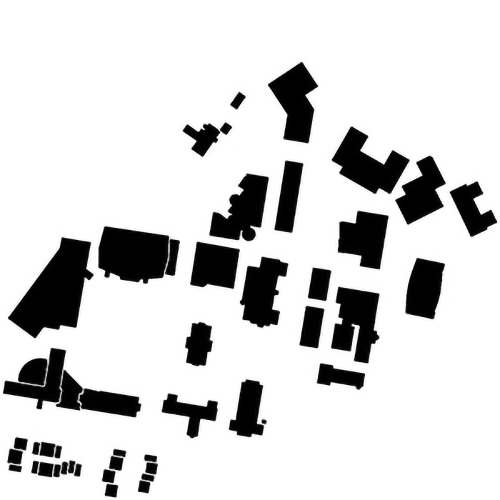
#> input picture 03_Advanced_Search_Algorithms/Informed_RRT/WPI_map.jpg, 1000 x 1000 px (shown at 1/2 size)
$ python main.py   (older library calls are emulated)
#> lines starting #> are read from the running program, lines starting #| are printed output that depends on the picture; after the words box and inside, x2 and y2 are one past the last pixel; in counts of white or black regions, pixels touching at a corner belong together
### 03_Advanced_Search_Algorithms/Informed_RRT/RRT.py
# Standard Algorithm Implementation
# Sampling-based Algorithms RRT and RRT*

import matplotlib.pyplot as plt
import numpy as np
from scipy import spatial
import math

# Class for each tree node
class Node:
    def __init__(self, row, col):
        self.row = row        # coordinate
        self.col = col        # coordinate
        self.parent = None    # parent node / edge
        self.cost = 0.0       # cost to parent / edge weight


# Class for RRT
class RRT:
    # Constructor
    def __init__(self, map_array, start, goal):
        self.map_array = map_array            # map array, 1->free, 0->obstacle
        self.size_row = map_array.shape[0]    # map size
        self.size_col = map_array.shape[1]    # map size

        self.start = Node(start[0], start[1]) # start node
        self.goal = Node(goal[0], goal[1])    # goal node
        self.vertices = []                    # list of nodes
        self.found = False                    # found flag


    def init_map(self):
        '''Intialize the map before each search
        '''
        self.found = False
        self.vertices = []
        self.vertices.append(self.start)


    def dis(self, node1, node2):
        '''Calculate the euclidean distance between two nodes
        arguments:
            node1 - node 1
            node2 - node 2

        return:
            euclidean distance between two nodes
        '''
        return np.sqrt((node1.row-node2.row)**2 + (node1.col-node2.col)**2)


    def check_collision(self, node1, node2):
        '''Check if the path between two nodes collide with obstacles
        arguments:
            node1 - node 1
            node2 - node 2

        return:
            True if there are obstacles
            False if the new node is valid to be connected
        '''
        # Check obstacle between nodes
        # get all the points in between
        points_between = zip(np.linspace(node1.row, node2.row, dtype=int),
                             np.linspace(node1.col, node2.col, dtype=int))
        # check if any of these are obstacles
        for point in points_between:
            if self.map_array[point[0]][point[1]] == 0:
                return True
        return False


    def get_new_point(self, goal_bias):
        '''Choose the goal or generate a random point
        arguments:
            goal_bias - the possibility of choosing the goal instead of a random point

        return:
            point - the new point
        '''
        # select goal
        if np.random.random() < goal_bias:
            point = [self.goal.row, self.goal.col]
        # or generate a random point
        else:
            point = [np.random.randint(0, self.size_row-1), np.random.randint(0, self.size_col-1)]
        return point

    def RotationToWorldFrame(self):
        # transverse axis in the world frame-a1
        a1      = np.array([(self.goal.row-self.start.row)/self.dis(self.start,self.goal), (self.goal.col-self.start.col)/self.dis(self.start,self.goal)])
        a1      = np.reshape(a1,(2,1))
        # first column of the identity matrix-I1
        I1      = np.array([1,0]).reshape(1,2)
        # Matrix M = outer product of the a1 and I1
        M       = np.dot(a1,I1)
        # Singular value Decomposition to find eigen eigen vectors
        U,_,V   = np.linalg.svd(M)
        # Rotation Matrix for Hyper ellipsoid frame to the world frame
        C       = np.dot(np.dot(U,np.diag([1.0,np.linalg.det(U) * np.linalg.det(V.T)])),V)
        return C

    def SampleUnitBall(self):
        # returns a uniform sample from the circle with unit radius centered at the origin
        x = np.random.normal(0, 1)
        y = np.random.normal(0, 1)
        return (x,y)

    def get_new_point_in_ellipsoid(self, goal_bias, c_best):
        '''Choose the goal or generate a random point in an ellipsoid
           defined by start, goal and current best length of path
        arguments:
            goal_bias - the possibility of choosing the goal instead of a random point
            c_best - the length of the current best path

        return:
            point - the new point
        '''
        # Select goal
        if np.random.random() < goal_bias:
            point = [self.goal.row, self.goal.col]

        #### TODO ####
        # Generate a random point in an ellipsoid
        else:
            # Compute the distance between start and goal - c_min
            c_min = self.dis(self.start,self.goal)
            # Calculate center of the ellipsoid - x_center
            x_centre    = [(self.start.row+self.goal.row)/2.0 , (self.start.col+self.goal.col)/2.0]
            # Compute rotation matrix from elipse to world frame - C
            C           = self.RotationToWorldFrame()
            # Compute diagonal matrix - L
            r           = [c_best / 2.0, math.sqrt(c_best ** 2 - c_min ** 2) / 2.0]
            L           = np.diag(r)
            # Cast a sample from a unit ball - x_ball
            x_ball      = self.SampleUnitBall()
            # Map ball sample to the ellipsoid - x_rand
            x_rand      = np.dot(np.dot(C,L),x_ball) + x_centre
            point       = [x_rand[0],x_rand[1]]

        return point


    def get_nearest_node(self, point):
        '''Find the nearest node from the new point in self.vertices
        arguments:
            point - the new point

        return:
            the nearest node
        '''
        # Use kdtree to find the neighbors within neighbor size
        samples = [[v.row, v.col] for v in self.vertices]
        kdtree = spatial.cKDTree(samples)
        coord, ind = kdtree.query(point)
        return self.vertices[ind]


    def sample(self, goal_bias=0.05, c_best=0):
        '''Sample a random point in the area
        arguments:
            goal_bias - the possibility of choosing the goal instead of a random point
            c_best - the length of the current best path (For informed RRT)

        return:
            a new node if this node is valid and added, None if not.

        Generate a new point
        '''
        # Generate a new point

        #### TODO ####
        # Regular sampling if c_best <= 0
        # using self.get_new_point

        # Sampling in an ellipsoid if c_best is a positive value
        # using self.get_new_point_in_ellipsoid
        if c_best <=0:
             new_point = self.get_new_point(goal_bias)
        else:
            new_point = self.get_new_point_in_ellipsoid(goal_bias,c_best)
        #### TODO END ####

        return new_point


    def extend(self, new_point, extend_dis=10):
        '''Extend a new node to the current tree structure
        arguments:
            new_point - the new sampled point in the map
            extend_dis - extension distance for each step

        return:
            a new node if this node is valid and added, None if not.

        Extend towards the new point and check feasibility.
        Create and add a new node if feasible.
        '''
        # Get nearest node
        nearest_node = self.get_nearest_node(new_point)

        # Calculate new node location
        slope = np.arctan2(new_point[1]-nearest_node.col, new_point[0]-nearest_node.row)
        new_row = nearest_node.row + extend_dis*np.cos(slope)
        new_col = nearest_node.col + extend_dis*np.sin(slope)
        new_node = Node(int(new_row), int(new_col))

        # Check boundary and collision
        if (0 <= new_row < self.size_row) and (0 <= new_col < self.size_col) and \
           not self.check_collision(nearest_node, new_node):
            # If pass, add the new node
            new_node.parent = nearest_node
            new_node.cost = extend_dis
            self.vertices.append(new_node)

            # Check if goal is close
            if not self.found:
                d = self.dis(new_node, self.goal)
                if d < extend_dis:
                    self.goal.cost = d
                    self.goal.parent = new_node
                    self.vertices.append(self.goal)
                    self.found = True

            return new_node
        else:
            return None


    def get_neighbors(self, new_node, neighbor_size):
        '''Get the neighbors that is within the neighbor distance from the node
        arguments:
            new_node - a new node
            neighbor_size - the neighbor distance

        return:
            neighbors - a list of neighbors that are within the neighbor distance
        '''
        # Use kdtree to find the neighbors within neighbor size
        samples = [[v.row, v.col] for v in self.vertices]
        kdtree = spatial.cKDTree(samples)
        ind = kdtree.query_ball_point([new_node.row, new_node.col], neighbor_size)
        neighbors = [self.vertices[i] for i in ind]
        # Remove the new_node itself
        neighbors.remove(new_node)
        return neighbors


    def path_cost(self, start_node, end_node):
        '''Compute path cost starting from start node to end node
        arguments:
            start_node - path start node
            end_node - path end node

        return:
            cost - path cost
        '''
        cost = 0
        curr_node = end_node
        while start_node.row != curr_node.row or start_node.col != curr_node.col:
            # Keep tracing back until finding the start_node
            # or no path exists
            parent = curr_node.parent
            if parent is None:
                print("Invalid Path")
                return 0
            cost += curr_node.cost
            curr_node = parent

        return cost


    def rewire(self, new_node, neighbors):
        '''Rewire the new node and all its neighbors
        arguments:
            new_node - the new node
            neighbors - a list of neighbors that are within the neighbor distance from the node

        Rewire the new node if connecting to a new neighbor node will give least cost.
        Rewire all the other neighbor nodes.
        '''
        # If no neighbors, skip
        if neighbors == []:
            return

        # Compute the distance from the new node to the neighbor nodes
        distances = [self.dis(new_node, node) for node in neighbors]
        #print("distance",distances)

        # Rewire the new node
        # compute the least potential cost
        costs = [d + self.path_cost(self.start, neighbors[i]) for i, d in enumerate(distances)]
        indices = np.argsort(np.array(costs))
        # check collision and connect the best node to the new node
        for i in indices:
            if not self.check_collision(new_node, neighbors[i]):
                new_node.parent = neighbors[i]
                new_node.cost = distances[i]
                break

        # Rewire new_node's neighbors
        for i, node in enumerate(neighbors):
            # new cost
            new_cost = self.path_cost(self.start, new_node) + distances[i]
            # if new cost is lower
            # and there is no obstacles in between
            if self.path_cost(self.start, node) > new_cost and \
               not self.check_collision(node, new_node):
                node.parent = new_node
                node.cost = distances[i]


    def draw_map(self):
        '''Visualization of the result
        '''
        # Create empty map
        fig, ax = plt.subplots(1)
        img = 255 * np.dstack((self.map_array, self.map_array, self.map_array))
        ax.imshow(img)

        # Draw Trees or Sample points
        for node in self.vertices[1:-1]:
            plt.plot(node.col, node.row, markersize=3, marker='o', color='y')
            plt.plot([node.col, node.parent.col], [node.row, node.parent.row], color='y')

        # Draw Final Path if found
        if self.found:
            cur = self.goal
            while cur.col != self.start.col or cur.row != self.start.row:
                plt.plot([cur.col, cur.parent.col], [cur.row, cur.parent.row], color='b')
                cur = cur.parent
                plt.plot(cur.col, cur.row, markersize=3, marker='o', color='b')

        # Draw start and goal
        plt.plot(self.start.col, self.start.row, markersize=5, marker='o', color='g')
        plt.plot(self.goal.col, self.goal.row, markersize=5, marker='o', color='r')

        # show image
        plt.show()


    # [30 lines left out: function RRT, not called in this run]


    def RRT_star(self, n_pts=1000, neighbor_size=20):
        '''RRT* search function
        arguments:
            n_pts - number of points try to sample,
                    not the number of final sampled points
            neighbor_size - the neighbor distance

        In each step, extend a new node if possible, and rewire the node and its neighbors
        '''
        print("********* RRT Star *******")
        # Remove previous result
        self.init_map()
        # Start searching
        for i in range(n_pts):
            # Extend a new node
            new_point = self.sample(0.05, 0)
            new_node = self.extend(new_point, 10)
            # Rewire
            if new_node is not None:
                neighbors = self.get_neighbors(new_node, neighbor_size)
                self.rewire(new_node, neighbors)
            if i % 500 == 0:
                if i > 0:
                    c_best = self.path_cost(self.start, self.goal)
                    print("Iterations =",i,"Cbest =",c_best)

        # Output
        if self.found:
            steps = len(self.vertices) - 2
            length = self.path_cost(self.start, self.goal)
            print("Iterations = 2000","Cbest =",c_best)
            print("RRT star: It took %d nodes to find the current path" %steps)
            print("The path length is %.2f" %length)
        else:
            print("No path found")

        # Draw result
        self.draw_map()


    def informed_RRT_star(self, n_pts=1000, neighbor_size=20):
        '''Informed RRT* search function
        arguments:
            n_pts - number of points try to sample,
                    not the number of final sampled points
            neighbor_size - the neighbor distance

        In each step, extend a new node if possible, and rewire the node and its neighbors
        Once a path is found, an ellipsoid will be defined to constrained the sampling area
        '''
        print("*********Informed RRT Star*******")
        # Remove previous result
        self.init_map()
        # Start searching
        for i in range(n_pts):

            #### TODO ####
            c_best = 0
            # Once a path is found, update the best length of path - c_best
            # using the function self.path_cost(self.start, self.goal)
            if self.found == True:
                c_best = self.path_cost(self.start,self.goal)
            #### TODO END ####

            # Extend a new node
            new_point = self.sample(0.05, c_best)
            new_node = self.extend(new_point, 10)
            # Rewire
            if new_node is not None:
                neighbors = self.get_neighbors(new_node, neighbor_size)
                self.rewire(new_node, neighbors)

            if i % 500 == 0:
                print("Iterations =",i,"Cbest =",c_best)

        # Output
        if self.found:
            steps = len(self.vertices) - 2
            length = self.path_cost(self.start, self.goal)
            print("Iterations = 2000","Cbest =",c_best)
            print("Informed RRT star:It took %d nodes to find the current path" %steps)
            print("The path length is %.2f" %length)
        else:
            print("No path found")

        # Draw result
        self.draw_map()

### 03_Advanced_Search_Algorithms/Informed_RRT/main.py
# Main and helper function

from PIL import Image
import numpy as np
from RRT import RRT

import matplotlib.pyplot as plt


def load_map(file_path, resolution_scale):
    ''' Load map from an image and return a 2D binary numpy array
        where 0 represents obstacles and 1 represents free space
    '''
#> called with file_path = 'WPI_map.jpg', resolution_scale = 0.3
    # Load the image with grayscale
    img = Image.open(file_path).convert('L')
    # Rescale the image
    size_x, size_y = img.size
#> size_x = 1000; size_y = 1000
    new_x, new_y  = int(size_x*resolution_scale), int(size_y*resolution_scale)
#> new_x = 300; new_y = 300
    img = img.resize((new_x, new_y), Image.ANTIALIAS)
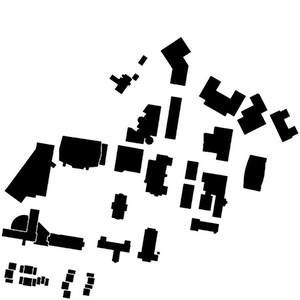
#> img: PIL image 300x300 L; min 0, max 255, mean 212.5

    map_array = np.asarray(img, dtype='uint8')

    # Get bianry image
    threshold = 127
    map_array = 1 * (map_array > threshold)
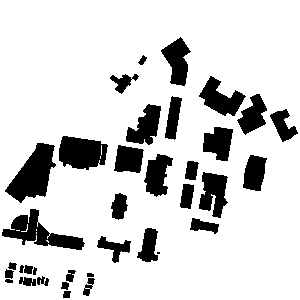
#> map_array: shape (300, 300) int64; values 0 (black) and 1 (white), 83.4% white; 36 black regions (1 under 20 px), largest, box (x1, y1, x2, y2) and area: (5, 143, 56, 203) 1629, (2, 209, 85, 250) 1345, (59, 136, 108, 170) 1256

    # Result 2D numpy array
    return map_array


if __name__ == "__main__":
    # Load the map
    start = (200, 75)
    goal  = (30, 250)
    map_array = load_map("WPI_map.jpg", 0.3)

    # Planning class
    RRT_planner = RRT(map_array, start, goal)

    # Search with RRT and RRT*
    # RRT_planner.RRT(n_pts=1000)
    RRT_planner.RRT_star(n_pts=2000)
#| RRT star: It took 1450 nodes to find the current path
#| The path length is 256.87
#> in draw_map, `plt.show()`:
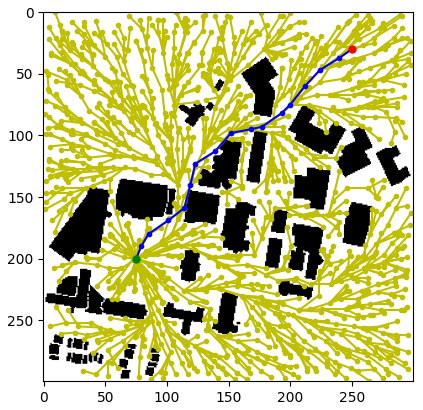
#> figure drawn by matplotlib, 1 panel
    RRT_planner.informed_RRT_star(n_pts=2000)
#| Informed RRT star:It took 903 nodes to find the current path
#| The path length is 293.01
#> in draw_map (call 2), `plt.show()`:
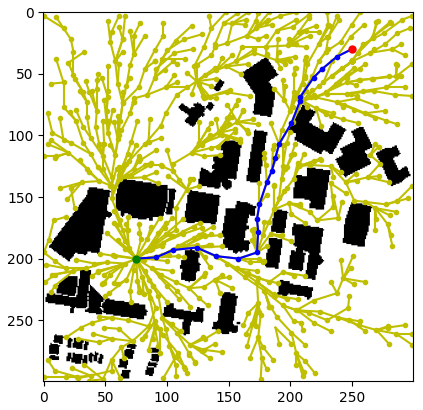
#> figure drawn by matplotlib, 1 panel
